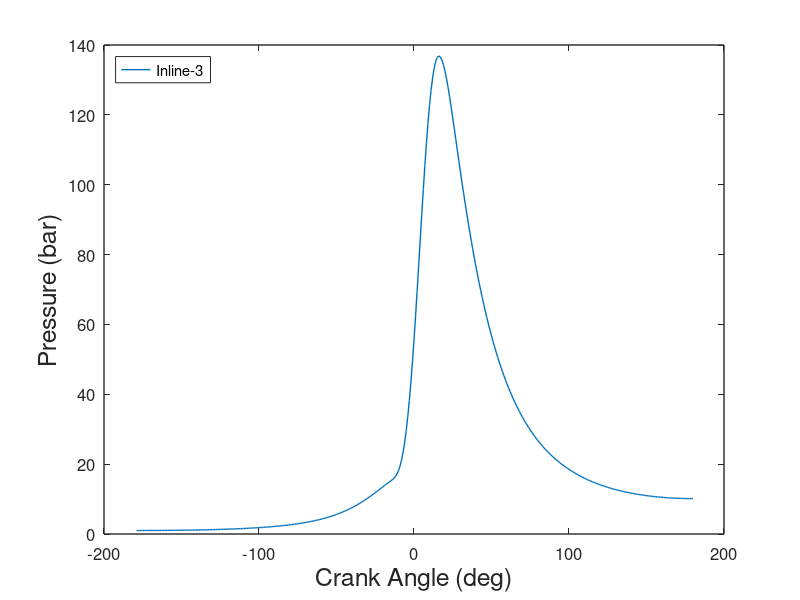
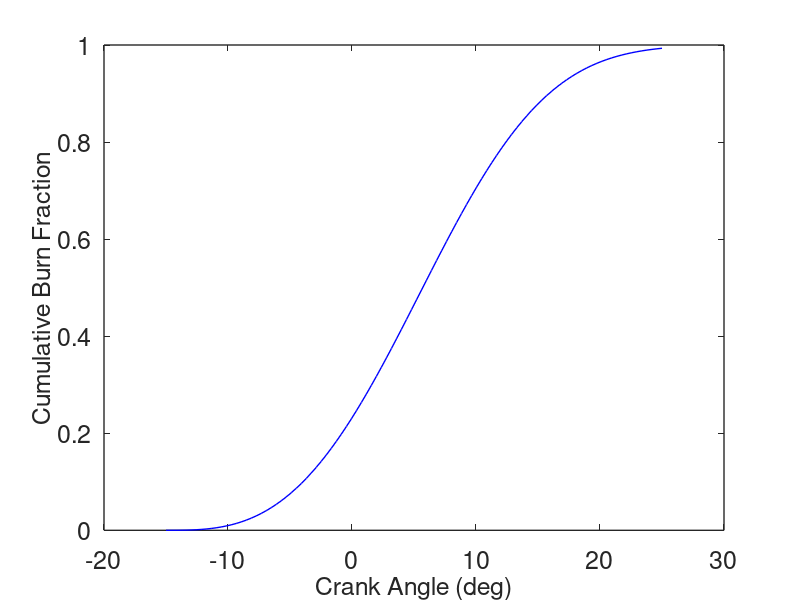
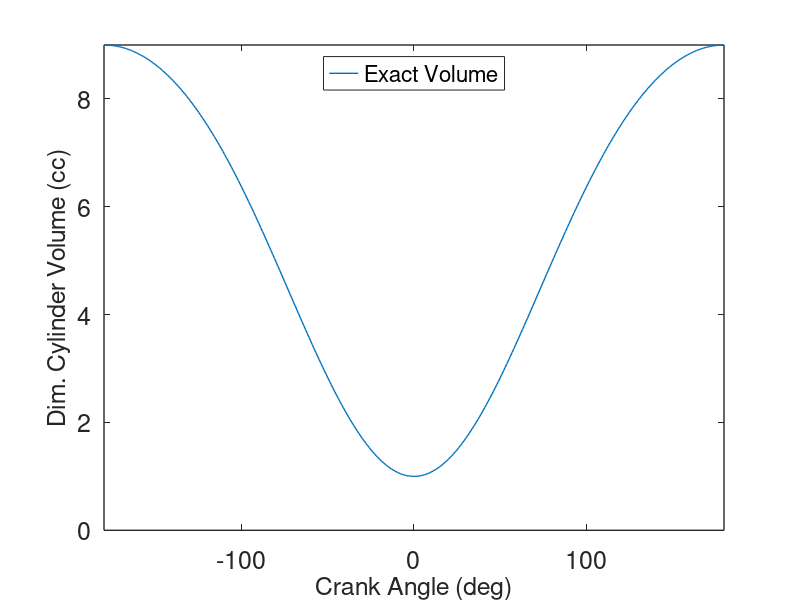
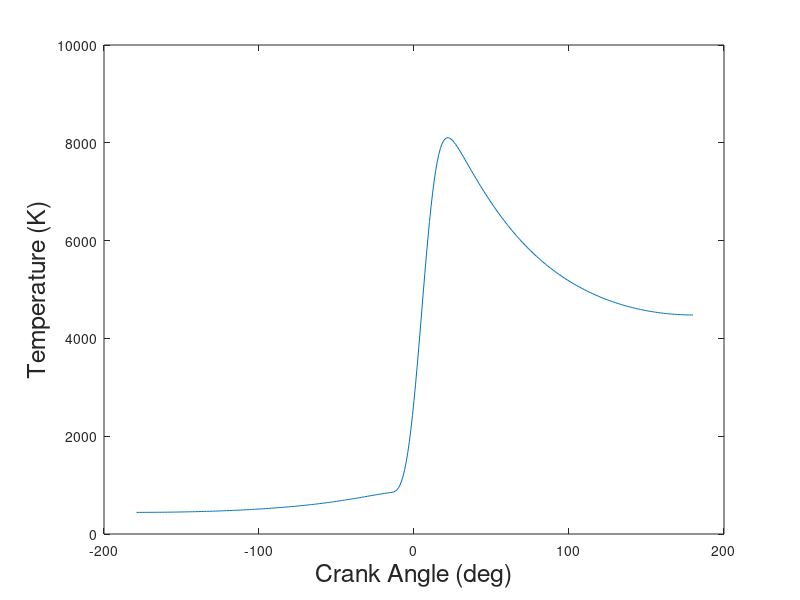

Write the MATLAB code that produced these figures, in order.
function [ ]=CrankAngleCalcs( )
% r = 9; % compression ratio
% s = 8.89; % stroke (cm)
% len= 13.335; %connecting rod length (cm)
% ep=s/(2*len);
% theta=-180:1:180; %crankangle theta vector
% ys1=(1-cosd(theta))/2; %approx y/s
% ys2= ys1+ (1-(1- ep^2*sind(theta).^2).^(1/2))/(2*ep); %exact y/s
% vol1 = 1+(r-1)*ys1; %approx volume
% vol2= 1+(r-1)*ys2; % exact volume
% %plot results
% figure(3)
% plot(theta,vol1,'--',theta,vol2,'-','linewidth',2);
% set(gca,'Xlim',[-180 180],'Ylim',[0 r],'fontsize',18,'linewidth',2);
% xlabel('Crank Angle (deg)','fontsize', 18);
% ylabel('Dim. Cylinder Volume','fontsize', 18);
% legend('Approx. Volume', 'Exact Volume','Location', 'North');

%% Pressure as a function of crank angle
% Gas cycle heat release code
% engine parameters
%clear();
thetas=-15; % start of heat release (deg)
thetad=40; % duration of heat release (deg)
r=9; %compression ratio
gamma= 1.31509; %gas const
b=.085725; %bore (m)
s=.0889; %stroke (m)
Vd=(pi/4)*(b^2)*s;
V1=Vd/(1-(1/r));
q= 4.8756/(148.249*V1); % dimensionless total heat release Qin/P1V1
a= 5; %weibe parameter a
n= 3; %weibe exponent n
step=1; % crankangle interval for calculation/plot
NN=360/step; % number of data points

% initialize the results data structure
save.theta=zeros(NN,1); % crankangle
save.vol=zeros(NN,1); % volume
save.press=zeros(NN,1); % pressure
save.work=zeros(NN,1); % work
pinit(1) = 1; %initial dimensionless pressure P/P1

j=1;
theta = -180; %initial crankangle
thetae = theta + step; %final crankangle in step
fy(1) = pinit(j); % assign initial pressure to working vector
fy(2) =0.; % reset work vector
% for loop for pressure and work calculation
for i=1:NN
    [fy, vol] = integrate(theta,thetae,fy);
    % reset to next interval
    theta = thetae;
    thetae = theta+step;
    % copy results to output vectors
    save.theta(i)=theta;
    save.vol(i)=vol;
    save.press(i,j)=fy(1);
    save.work(i,j)=fy(2);
end %end of pressure and work iteration loop
[pmax1, id_max1] = max(save.press(:,1)); %max pressure
thmax1=save.theta(id_max1);%crank angle
w1=save.work(NN,1);
eta1= w1/q; % thermal efficiency
imep1 = eta1*q*(r/(r -1)); %imep
eta_rat1 = eta1/(1-r^(1-gamma));
% output overall results
fprintf(' Inline-3 \n');
fprintf(' Theta_start %5.2f \n', thetas(1,1));
fprintf(' Theta_dur %5.2f \n', thetad(1,1));
fprintf(' P_max/P_1 %5.2f \n', pmax1);
fprintf(' Theta_max %7.1f \n',thmax1);
fprintf(' Net Work/P1V1 %7.2f \n', w1);
fprintf(' Efficiency %5.3f \n', eta1);
fprintf(' Eff. Ratio %5.3f \n', eta_rat1);
fprintf(' Imep/P1 %5.2f \n', imep1);

%plot results
figure(1)
plot(save.theta,save.press(:,1),'-','linewidth',1 )
set(gca, 'fontsize', 12,'linewidth',1);
legend('Inline-3', 'Location','NorthWest')
xlabel('Crank Angle (deg)','fontsize', 18)
ylabel('Pressure (bar)','fontsize', 18)
print -deps2 heatrelpressure

% figure(2);
% plot(save.theta,save.work(:,1),'-','linewidth',1)
% set(gca, 'fontsize', 12,'linewidth',1);
% legend('Inline-3','Location','NorthWest')
% xlabel('Theta (deg)','fontsize', 18)
% ylabel('Work','fontsize', 18)

    function[fy,vol] = integrate(theta,thetae,fy)
        %ode23 integration of the pressure differential equation
        %from theta to thetae with current values of fy as initial conditions
        [tt, yy] = ode23(@rates, [theta thetae], fy);
        for k=1:2
            fy(k) = yy(length(tt),k); %put last element of yy into fy vector
        end
        %pressure differential equation
        function [yprime] = rates(theta,fy)
            vol=(1.+ (r -1)/2.*(1-cosd(theta)))/r;
            dvol=(r - 1)/2.*sind(theta)/r*pi/180.; %dvol/dtheta
            dx=0.; %set heat release to zero
            if(theta > thetas) % then heat release dx > 0
                dum1=(theta -thetas)/thetad;
                x=1.- exp(-(a*dum1^n));
                dx=(1-x)*a*n*dum1^(n-1)/thetad; %dx/dthetha
            end
            term1= -gamma*fy(1)*dvol/vol;
            term2= (gamma-1)*q*dx/vol;
            yprime(1,1)= term1 + term2;
            yprime(2,1)= fy(1)*dvol;
        end %end of function rates
    end %end of function integrate2

%% Burn Fraction
theta=linspace(thetas,thetas+thetad,100); %crankangle theta vector
dum=(theta-thetas)/thetad; % theta diference vector
temp=-a*dum.^n;
xb=1.-exp(temp); %burn fraction
dxb=n*a*(1-xb).*dum.^(n-1); %element by element vector multiplication
%plot results
figure ()
plot(theta,xb,'b','linewidth',1);
set(gca, 'fontsize', 18,'linewidth',1);
xlabel('Crank Angle (deg)','fontsize', 18);
ylabel('Cumulative Burn Fraction','fontsize', 18);
figure();
plot(theta,dxb,'b','linewidth',1);
set(gca, 'fontsize', 18,'linewidth',1);
xlabel('Crank Angle (deg)','fontsize', 18);
ylabel('Burn Rate (1/deg)','fontsize', 18);

%% Cylinder Volume
len= 13.35; %connecting rod length (cm)
ep=(s*100)/(2*len); %epsilon
theta=-180:1:180; %crankangle theta vector
ys1=(1-cosd(theta))/2; %approx y/s
ys2= ys1+ (1-(1- ep^2*sind(theta).^2).^(1/2))/(2*ep); %exact y/s
vol2= 1+(r-1)*ys2; % exact volume
%plot results
plot(theta,vol2,'-','linewidth',1);
set(gca,'Xlim',[-180 180],'Ylim',[0 r],'fontsize',18,'linewidth',1);
xlabel('Crank Angle (deg)','fontsize', 18);
ylabel('Dim. Cylinder Volume (cc)','fontsize', 18);
legend('Exact Volume','Location', 'North');

%% Temperature
cv=0.718;
T=((save.press*100).*save.vol)/(cv*(gamma-1));

figure()
plot(save.theta,T)
xlabel('Crank Angle (deg)','fontsize', 18);
ylabel('Temperature (K)','fontsize',18)

%% Gamma - Work in Progress
%gamma=cp/cv=1+(r/cv);

%% Instantaneous piston speed/mean piston speed
crankrad=4.445; %crank radius (cm) 4.445
len=13.335;
R=len/crankrad; %ratio of connecting rod length to the crank radius
sp_msp=(pi/2)*sin(theta)*(1+((cos(theta)/sqrt((R.^2)-(sin(theta).^2))))); %instantaneoud piston speed/mean piston speed as a function of crank angle as per Heywood p.45

figure()
plot(theta,sp_msp)
set(gca,'Xlim',[0 180],'fontsize',18,'linewidth',1);
xlabel('Crank Angle (deg)','fontsize', 18);

end % heat_release_weibe2